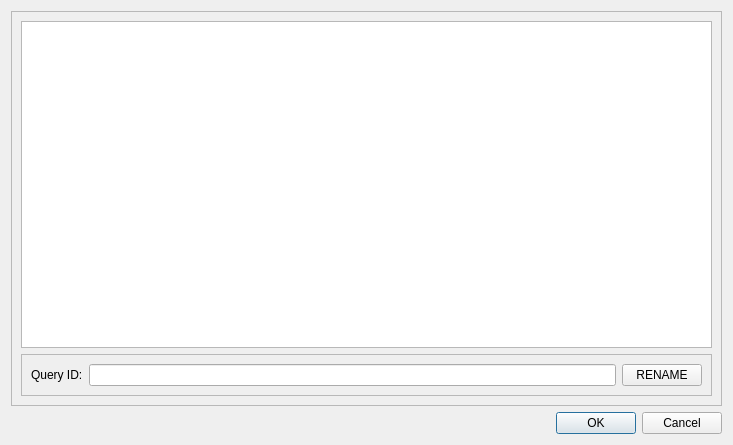
<?xml version="1.0" encoding="UTF-8"?>
<ui version="4.0">
 <class>Dialog</class>
 <widget class="QDialog" name="Dialog">
  <property name="geometry">
   <rect>
    <x>0</x>
    <y>0</y>
    <width>733</width>
    <height>445</height>
   </rect>
  </property>
  <property name="windowTitle">
   <string>Dialog</string>
  </property>
  <layout class="QVBoxLayout" name="verticalLayout">
   <item>
    <widget class="QFrame" name="frame_2">
     <property name="frameShape">
      <enum>QFrame::StyledPanel</enum>
     </property>
     <property name="frameShadow">
      <enum>QFrame::Raised</enum>
     </property>
     <layout class="QVBoxLayout" name="verticalLayout_3">
      <item>
       <widget class="QTableView" name="Query_data_table"/>
      </item>
      <item>
       <widget class="QFrame" name="frame">
        <property name="frameShape">
         <enum>QFrame::StyledPanel</enum>
        </property>
        <property name="frameShadow">
         <enum>QFrame::Raised</enum>
        </property>
        <layout class="QHBoxLayout" name="horizontalLayout">
         <item>
          <widget class="QLabel" name="label">
           <property name="text">
            <string>Query ID:</string>
           </property>
          </widget>
         </item>
         <item>
          <widget class="QLineEdit" name="query_id_input"/>
         </item>
         <item>
          <widget class="QPushButton" name="rename_query_button">
           <property name="text">
            <string>RENAME</string>
           </property>
          </widget>
         </item>
        </layout>
       </widget>
      </item>
     </layout>
    </widget>
   </item>
   <item>
    <widget class="QDialogButtonBox" name="buttonBox">
     <property name="orientation">
      <enum>Qt::Horizontal</enum>
     </property>
     <property name="standardButtons">
      <set>QDialogButtonBox::Cancel|QDialogButtonBox::Ok</set>
     </property>
    </widget>
   </item>
  </layout>
 </widget>
 <resources/>
 <connections>
  <connection>
   <sender>buttonBox</sender>
   <signal>accepted()</signal>
   <receiver>Dialog</receiver>
   <slot>accept()</slot>
   <hints>
    <hint type="sourcelabel">
     <x>248</x>
     <y>254</y>
    </hint>
    <hint type="destinationlabel">
     <x>157</x>
     <y>274</y>
    </hint>
   </hints>
  </connection>
  <connection>
   <sender>buttonBox</sender>
   <signal>rejected()</signal>
   <receiver>Dialog</receiver>
   <slot>reject()</slot>
   <hints>
    <hint type="sourcelabel">
     <x>316</x>
     <y>260</y>
    </hint>
    <hint type="destinationlabel">
     <x>286</x>
     <y>274</y>
    </hint>
   </hints>
  </connection>
 </connections>
</ui>
